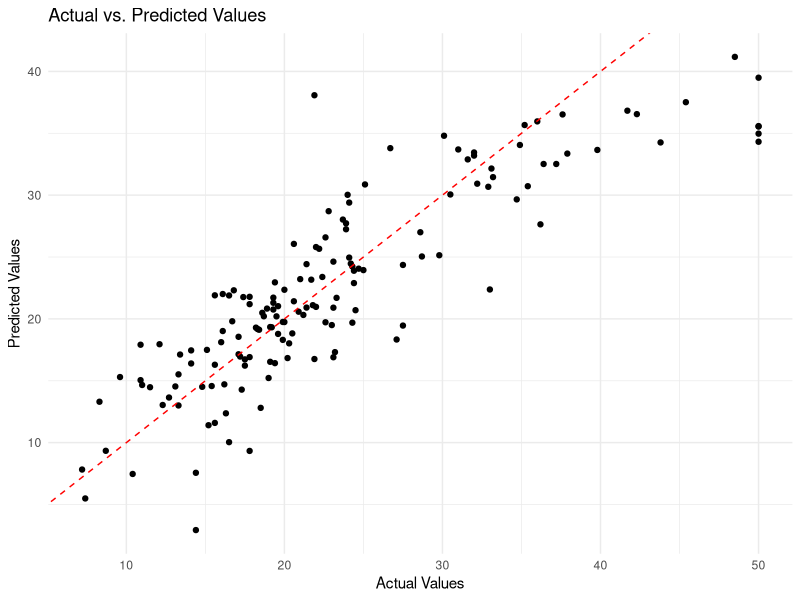

Write the R code that produced this figure.
library(MASS)
library(ggplot2)

data("Boston")
head(Boston)
str(Boston)

set.seed(123)

sample_size <- floor(0.7 * nrow(Boston))
train_indices <- sample(seq_len(nrow(Boston)), size = sample_size)

train_data <- Boston[train_indices, ]
test_data <- Boston[-train_indices, ]

linear_model <- lm(medv ~ ., data = train_data)

predictions <- predict(linear_model, test_data)

mse <- mean((test_data$medv - predictions)^2)
cat("Mean Squared Error (MSE):", mse, "\n")

r_squared <- 1 - sum((test_data$medv - predictions)^2) / sum((test_data$medv - mean(test_data$medv))^2)
cat("R-squared:", r_squared, "\n")

plot_data <- data.frame(actual = test_data$medv, predicted = predictions)

ggplot(plot_data, aes(x = actual, y = predicted)) +
  geom_point() +
  geom_abline(intercept = 0, slope = 1, color = "red", linetype = "dashed") +
  labs(title = "Actual vs. Predicted Values",
       x = "Actual Values",
       y = "Predicted Values") +
  theme_minimal()